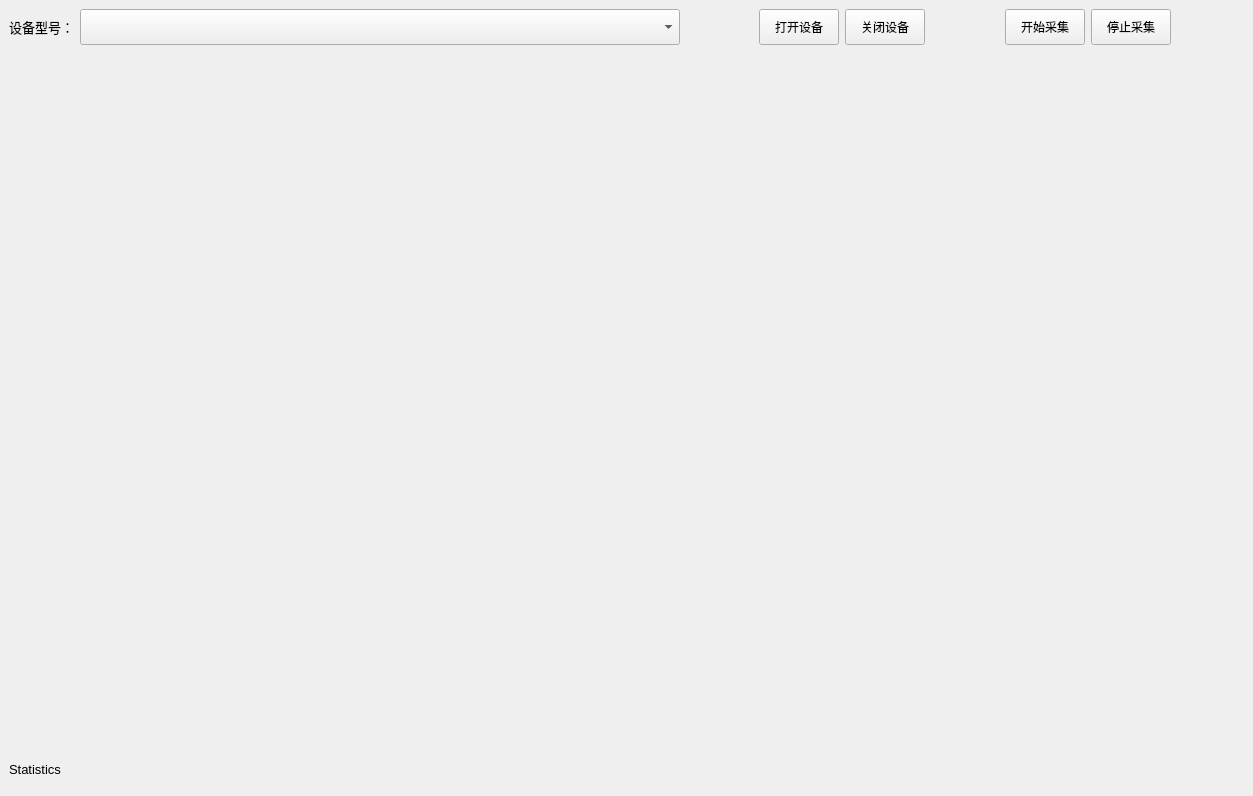
<?xml version="1.0" encoding="UTF-8"?>
<ui version="4.0">
 <class>MainWindow</class>
 <widget class="QMainWindow" name="MainWindow">
  <property name="geometry">
   <rect>
    <x>0</x>
    <y>0</y>
    <width>1253</width>
    <height>796</height>
   </rect>
  </property>
  <property name="windowTitle">
   <string>CameraDemo</string>
  </property>
  <property name="windowIcon">
   <iconset resource="resource.qrc">
    <normaloff>:/ico/icon.png</normaloff>:/ico/icon.png</iconset>
  </property>
  <widget class="QWidget" name="centralwidget">
   <layout class="QVBoxLayout" name="verticalLayout" stretch="0,1,0">
    <item>
     <layout class="QHBoxLayout" name="horizontalLayout">
      <item>
       <widget class="QLabel" name="deviceModel_Lab">
        <property name="minimumSize">
         <size>
          <width>0</width>
          <height>36</height>
         </size>
        </property>
        <property name="font">
         <font>
          <pointsize>10</pointsize>
         </font>
        </property>
        <property name="text">
         <string>设备型号：</string>
        </property>
       </widget>
      </item>
      <item>
       <widget class="QComboBox" name="deviceModel_CBox">
        <property name="minimumSize">
         <size>
          <width>600</width>
          <height>36</height>
         </size>
        </property>
       </widget>
      </item>
      <item>
       <spacer name="horizontalSpacer">
        <property name="orientation">
         <enum>Qt::Horizontal</enum>
        </property>
        <property name="sizeHint" stdset="0">
         <size>
          <width>50</width>
          <height>20</height>
         </size>
        </property>
       </spacer>
      </item>
      <item>
       <widget class="QPushButton" name="openDevice_Btn">
        <property name="minimumSize">
         <size>
          <width>0</width>
          <height>36</height>
         </size>
        </property>
        <property name="text">
         <string>打开设备</string>
        </property>
       </widget>
      </item>
      <item>
       <widget class="QPushButton" name="closeDevice_Btn">
        <property name="minimumSize">
         <size>
          <width>0</width>
          <height>36</height>
         </size>
        </property>
        <property name="text">
         <string>关闭设备</string>
        </property>
       </widget>
      </item>
      <item>
       <spacer name="horizontalSpacer_2">
        <property name="orientation">
         <enum>Qt::Horizontal</enum>
        </property>
        <property name="sizeHint" stdset="0">
         <size>
          <width>50</width>
          <height>20</height>
         </size>
        </property>
       </spacer>
      </item>
      <item>
       <widget class="QPushButton" name="startGrab_Btn">
        <property name="minimumSize">
         <size>
          <width>0</width>
          <height>36</height>
         </size>
        </property>
        <property name="text">
         <string>开始采集</string>
        </property>
       </widget>
      </item>
      <item>
       <widget class="QPushButton" name="stopGrab_Btn">
        <property name="minimumSize">
         <size>
          <width>0</width>
          <height>36</height>
         </size>
        </property>
        <property name="text">
         <string>停止采集</string>
        </property>
       </widget>
      </item>
      <item>
       <spacer name="horizontalSpacer_3">
        <property name="orientation">
         <enum>Qt::Horizontal</enum>
        </property>
        <property name="sizeHint" stdset="0">
         <size>
          <width>40</width>
          <height>20</height>
         </size>
        </property>
       </spacer>
      </item>
     </layout>
    </item>
    <item>
     <widget class="CameraWgt" name="cameraWgt" native="true"/>
    </item>
    <item>
     <widget class="QLabel" name="statistic_Lab">
      <property name="minimumSize">
       <size>
        <width>0</width>
        <height>36</height>
       </size>
      </property>
      <property name="font">
       <font>
        <pointsize>10</pointsize>
       </font>
      </property>
      <property name="text">
       <string>Statistics</string>
      </property>
     </widget>
    </item>
   </layout>
  </widget>
 </widget>
 <customwidgets>
  <customwidget>
   <class>CameraWgt</class>
   <extends>QWidget</extends>
   <header>CameraWgt.h</header>
   <container>1</container>
  </customwidget>
 </customwidgets>
 <resources>
  <include location="resource.qrc"/>
 </resources>
 <connections/>
</ui>
